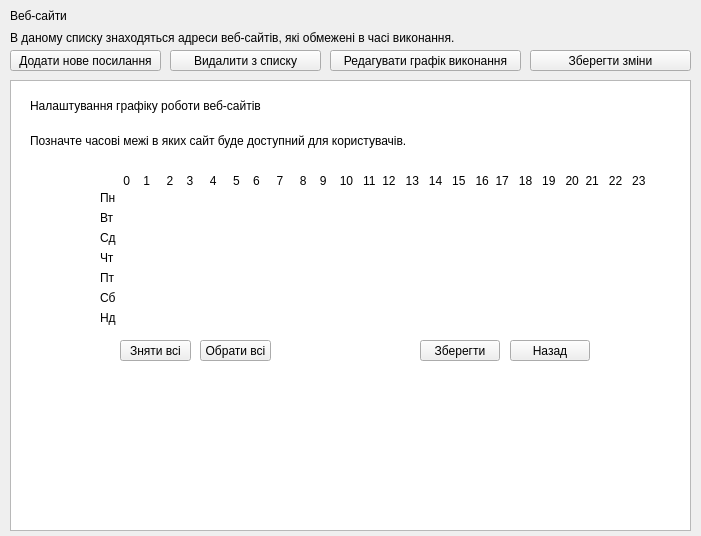
<?xml version="1.0" encoding="UTF-8"?>
<ui version="4.0">
 <class>WebSettings</class>
 <widget class="QWidget" name="WebSettings">
  <property name="geometry">
   <rect>
    <x>0</x>
    <y>0</y>
    <width>701</width>
    <height>536</height>
   </rect>
  </property>
  <property name="windowTitle">
   <string>Form</string>
  </property>
  <widget class="QPushButton" name="pushButton_7">
   <property name="geometry">
    <rect>
     <x>170</x>
     <y>50</y>
     <width>151</width>
     <height>21</height>
    </rect>
   </property>
   <property name="text">
    <string>Видалити з списку</string>
   </property>
  </widget>
  <widget class="QLabel" name="label">
   <property name="geometry">
    <rect>
     <x>10</x>
     <y>0</y>
     <width>131</width>
     <height>31</height>
    </rect>
   </property>
   <property name="styleSheet">
    <string notr="true">font: 75 12pt &quot;MS Shell Dlg 2&quot;;</string>
   </property>
   <property name="text">
    <string>Веб-сайти</string>
   </property>
  </widget>
  <widget class="QLabel" name="label_2">
   <property name="geometry">
    <rect>
     <x>10</x>
     <y>30</y>
     <width>641</width>
     <height>16</height>
    </rect>
   </property>
   <property name="text">
    <string>В даному списку знаходяться адреси веб-сайтів, які обмежені в часі виконання.</string>
   </property>
  </widget>
  <widget class="QListWidget" name="lstWeb">
   <property name="geometry">
    <rect>
     <x>10</x>
     <y>80</y>
     <width>681</width>
     <height>451</height>
    </rect>
   </property>
  </widget>
  <widget class="QPushButton" name="pushButton_8">
   <property name="geometry">
    <rect>
     <x>330</x>
     <y>50</y>
     <width>191</width>
     <height>21</height>
    </rect>
   </property>
   <property name="text">
    <string>Редагувати графік виконання</string>
   </property>
  </widget>
  <widget class="QPushButton" name="pushButton_6">
   <property name="geometry">
    <rect>
     <x>10</x>
     <y>50</y>
     <width>151</width>
     <height>21</height>
    </rect>
   </property>
   <property name="text">
    <string>Додати нове посилання</string>
   </property>
  </widget>
  <widget class="QWidget" name="editWidget" native="true">
   <property name="geometry">
    <rect>
     <x>10</x>
     <y>80</y>
     <width>681</width>
     <height>451</height>
    </rect>
   </property>
   <widget class="QPushButton" name="btUnselectAll">
    <property name="geometry">
     <rect>
      <x>110</x>
      <y>260</y>
      <width>71</width>
      <height>21</height>
     </rect>
    </property>
    <property name="text">
     <string>Зняти всі</string>
    </property>
   </widget>
   <widget class="QLabel" name="label_3">
    <property name="enabled">
     <bool>true</bool>
    </property>
    <property name="geometry">
     <rect>
      <x>20</x>
      <y>50</y>
      <width>641</width>
      <height>21</height>
     </rect>
    </property>
    <property name="text">
     <string>Позначте часові межі в яких сайт буде доступний для користувачів.</string>
    </property>
   </widget>
   <widget class="QLabel" name="label_4">
    <property name="geometry">
     <rect>
      <x>90</x>
      <y>130</y>
      <width>21</width>
      <height>16</height>
     </rect>
    </property>
    <property name="styleSheet">
     <string notr="true">font: 10pt &quot;MS Shell Dlg 2&quot;;</string>
    </property>
    <property name="text">
     <string>Вт</string>
    </property>
   </widget>
   <widget class="QLabel" name="label_8">
    <property name="geometry">
     <rect>
      <x>90</x>
      <y>170</y>
      <width>21</width>
      <height>16</height>
     </rect>
    </property>
    <property name="styleSheet">
     <string notr="true">font: 10pt &quot;MS Shell Dlg 2&quot;;</string>
    </property>
    <property name="text">
     <string>Чт</string>
    </property>
   </widget>
   <widget class="QLabel" name="label_5">
    <property name="geometry">
     <rect>
      <x>90</x>
      <y>110</y>
      <width>21</width>
      <height>16</height>
     </rect>
    </property>
    <property name="styleSheet">
     <string notr="true">font: 10pt &quot;MS Shell Dlg 2&quot;;</string>
    </property>
    <property name="text">
     <string>Пн</string>
    </property>
   </widget>
   <widget class="QLabel" name="label_6">
    <property name="enabled">
     <bool>true</bool>
    </property>
    <property name="geometry">
     <rect>
      <x>110</x>
      <y>90</y>
      <width>641</width>
      <height>21</height>
     </rect>
    </property>
    <property name="text">
     <string> 0    1     2    3     4     5    6     7     8    9    10   11  12   13   14   15   16  17   18   19   20  21   22   23</string>
    </property>
   </widget>
   <widget class="QLabel" name="label_10">
    <property name="geometry">
     <rect>
      <x>90</x>
      <y>230</y>
      <width>21</width>
      <height>16</height>
     </rect>
    </property>
    <property name="styleSheet">
     <string notr="true">font: 10pt &quot;MS Shell Dlg 2&quot;;</string>
    </property>
    <property name="text">
     <string>Нд</string>
    </property>
   </widget>
   <widget class="QPushButton" name="btSave">
    <property name="geometry">
     <rect>
      <x>410</x>
      <y>260</y>
      <width>80</width>
      <height>21</height>
     </rect>
    </property>
    <property name="text">
     <string>Зберегти</string>
    </property>
   </widget>
   <widget class="QPushButton" name="btBack">
    <property name="geometry">
     <rect>
      <x>500</x>
      <y>260</y>
      <width>80</width>
      <height>21</height>
     </rect>
    </property>
    <property name="text">
     <string>Назад</string>
    </property>
   </widget>
   <widget class="QPushButton" name="btSelectAll">
    <property name="geometry">
     <rect>
      <x>190</x>
      <y>260</y>
      <width>71</width>
      <height>21</height>
     </rect>
    </property>
    <property name="text">
     <string>Обрати всі</string>
    </property>
   </widget>
   <widget class="QLabel" name="label_7">
    <property name="geometry">
     <rect>
      <x>20</x>
      <y>10</y>
      <width>311</width>
      <height>31</height>
     </rect>
    </property>
    <property name="styleSheet">
     <string notr="true">font: 75 12pt &quot;MS Shell Dlg 2&quot;;</string>
    </property>
    <property name="text">
     <string>Налаштування графіку роботи веб-сайтів</string>
    </property>
   </widget>
   <widget class="QLabel" name="label_9">
    <property name="geometry">
     <rect>
      <x>90</x>
      <y>190</y>
      <width>21</width>
      <height>16</height>
     </rect>
    </property>
    <property name="styleSheet">
     <string notr="true">font: 10pt &quot;MS Shell Dlg 2&quot;;</string>
    </property>
    <property name="text">
     <string>Пт</string>
    </property>
   </widget>
   <widget class="QLabel" name="label_11">
    <property name="geometry">
     <rect>
      <x>90</x>
      <y>150</y>
      <width>21</width>
      <height>16</height>
     </rect>
    </property>
    <property name="styleSheet">
     <string notr="true">font: 10pt &quot;MS Shell Dlg 2&quot;;</string>
    </property>
    <property name="text">
     <string>Сд</string>
    </property>
   </widget>
   <widget class="QLabel" name="label_12">
    <property name="geometry">
     <rect>
      <x>90</x>
      <y>210</y>
      <width>21</width>
      <height>16</height>
     </rect>
    </property>
    <property name="styleSheet">
     <string notr="true">font: 10pt &quot;MS Shell Dlg 2&quot;;</string>
    </property>
    <property name="text">
     <string>Сб</string>
    </property>
   </widget>
  </widget>
  <widget class="QPushButton" name="btSaveAll">
   <property name="geometry">
    <rect>
     <x>530</x>
     <y>50</y>
     <width>161</width>
     <height>21</height>
    </rect>
   </property>
   <property name="text">
    <string>Зберегти зміни</string>
   </property>
  </widget>
 </widget>
 <resources/>
 <connections/>
</ui>
